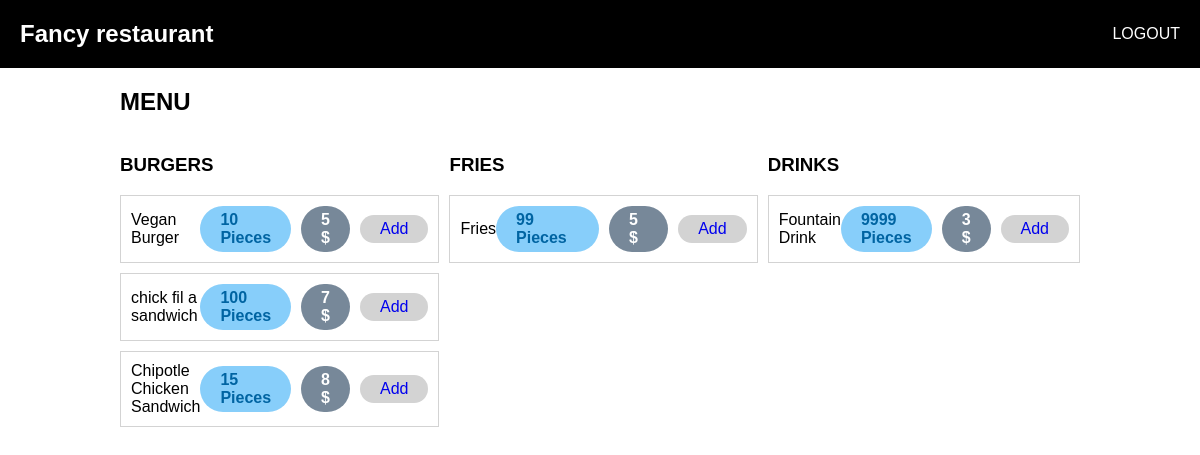
Screenshot of /customer/view-menu with the database file from the repository.
### resturant/models.py (models this page shows)
class Items(db.Model):
    itemID = db.Column(db.Integer, primary_key=True)
    name = db.Column(db.String(255))
    quantity = db.Column(db.Integer)
    price = db.Column(db.Integer)
    type = db.Column(db.String(10))

### resturant/customer.py (the view)
@customer.route("/")
@customer.route("/view-menu")
def view_menu():
    items = Items.query
    burgers = items.filter(Items.type == 'BURGER').order_by(Items.price)
    drinks = items.filter(Items.type == 'DRINK').order_by(Items.price)
    fries = items.filter(Items.type == 'FRIES').order_by(Items.price)
    return render_template("customer/view_menu.html"
                           , menu_burgers=burgers
                           , menu_drinks=drinks
                           , menu_fries=fries)

### resturant/templates/customer/view_menu.html (shortened to what this page needs)
{% extends "base.html" %}
{% set title = "MENU" %}
{% block content %}
    <div class="content">
        <h2>MENU</h2>
        <div class="menu">
            <div>
                <h3>BURGERS</h3>
                {% for item in menu_burgers %}
                    <div class="item">
                        <div class="item__name">
                            {{ item.name }}
                        </div>
                        <div class="item__props">
                            <label class="quantity">{{ item.quantity }} Pieces</label>
                            <label class="price">{{ item.price }} $</label>
                            <a href="{{ url_for('customer.add_to_cart') }}?item_id={{ item.itemID }}">Add</a>
                        </div>
                    </div>
                {% endfor %}
            </div>
            <div>
                <h3>FRIES</h3>
                {% for item in menu_fries %}
                    <div class="item">
                        <div class="item__name">
                            {{ item.name }}
                        </div>
                        <div class="item__props">
                            <label class="quantity">{{ item.quantity }} Pieces</label>
                            <label class="price">{{ item.price }} $</label>
                            <a href="{{ url_for('customer.add_to_cart') }}?item_id={{ item.itemID }}">Add</a>
                        </div>
                    </div>
                {% endfor %}
            </div>
            <div>
                <h3>DRINKS</h3>
                {% for item in menu_drinks %}
                    <div class="item">
                        <div class="item__name">
                            {{ item.name }}
                        </div>
                        <div class="item__props">
                            <label class="quantity">{{ item.quantity }} Pieces</label>
                            <label class="price">{{ item.price }} $</label>
                            <a href="{{ url_for('customer.add_to_cart') }}?item_id={{ item.itemID }}">Add</a>
                        </div>
                    </div>
                {% endfor %}
            </div>
        </div>
    </div>
{% endblock %}

### resturant/static/base.css (style rules this page uses)
* { font-family: Arial; box-sizing: border-box; }
a { text-decoration: none; }
body { margin: 0; }
.content { margin-inline: 10%; }

### resturant/templates/customer/view_menu.html (style rules this page uses)
.item { display: flex; justify-content: space-between; align-items: center; padding: 10px; margin-bottom: 10px; border: 1px solid lightgrey; }
.item__props { display: flex; gap: 10px; align-items: center; }
.price { background-color: lightslategrey; padding: 5px 20px; color: white; font-weight: bold; border-radius: 100px; }
.quantity { background-color: lightskyblue; padding: 5px 20px; color: #0064a2; font-weight: bold; border-radius: 100px; }
.item__props a { padding: 5px 20px; background-color: lightgrey; border-radius: 100px; }
.menu { display: flex; flex-wrap: wrap; gap: 10px; }
.menu > div { flex: 1 0 300px; }

### rows the page displays
Items: name "Vegan Burger", quantity "10", price "5"
Items: name "chick fil a sandwich", quantity "100", price "7"
Items: name "Chipotle Chicken Sandwich", quantity "15", price "8"
Items: name "Fries", quantity "99", price "5"
Items: name "Fountain Drink", quantity "9999", price "3"

### other values shown
{{ APPLICATION_NAME.capitalize() }} "Fancy restaurant"
